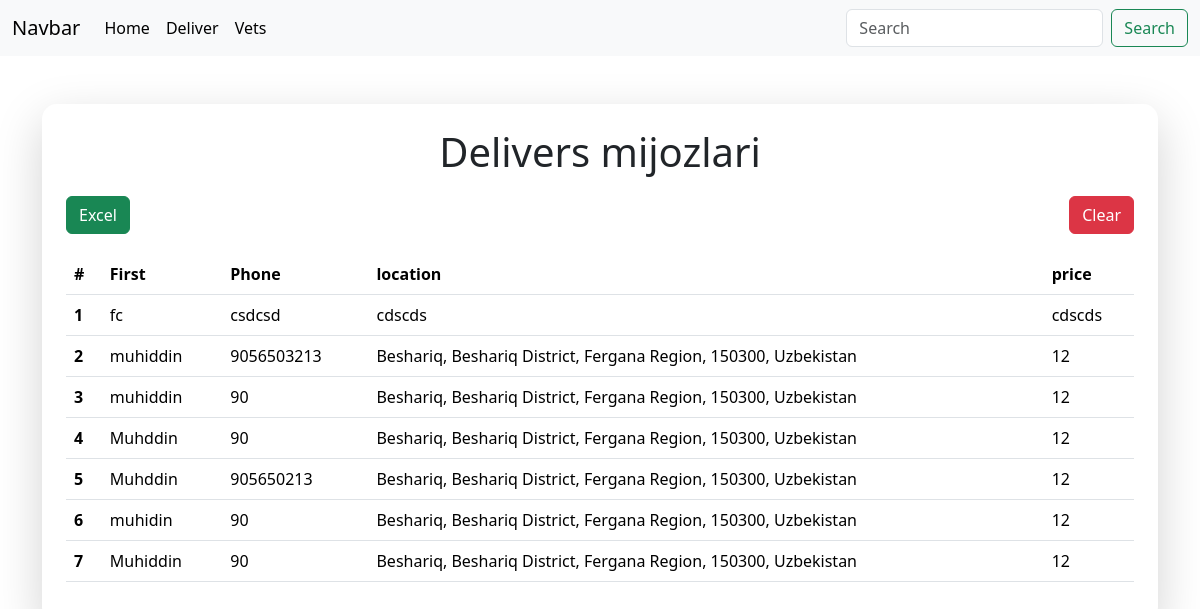
Page /delivers/ on the committed database.
### delivered/models.py (models this page shows, shortened)
class Delivered(models.Model):
    ISO_date = "2021-12-18"
    default_date = datetime.date.fromisoformat(ISO_date)
    delivered = models.ForeignKey(DeliverUsers, on_delete=models.Case)
    name = models.CharField(max_length=250)
    phone = models.CharField(max_length=250)
    location = models.CharField(max_length=250)
    price = models.CharField(max_length=250)
    img = models.TextField()
    comment_img = models.TextField()
    comment = models.CharField(max_length=400)
    create_at = models.DateField(auto_now_add=True)

### index/views.py (the view)
# urls.py: path('delivers/', delivers, name='delivres'),
def delivers(request):
    if request.method == "GET":
        delivers = Delivered.objects.all()
        context = {
            "delivers":delivers
        }
        return render(request, 'delivred.html', context)

### templates/delivred.html (shortened to what this page needs)
{% extends "base.html" %}
{% block content %}
<section>
    <div class="container">
        <div class="shadow-lg p-4 mt-5 round-10" style="border-radius: 15px;">
            <h1 class="text-center">Delivers mijozlari</h1>
            <div class="texe-center center">
                <a href="{% url 'delivred:excel' %}" class="btn btn-success">Excel</a>
                <a href="{% url 'delivred:clear' %}" class="btn btn-danger">Clear</a>
            </div>
            <table class="table">
                <thead>
                    <tr>
                        <th scope="col">#</th>
                        <th scope="col">First</th>
                        <th scope="col">Phone</th>
                        <th scope="col">location</th>
                        <th scope="col">price</th>
                    </tr>
                </thead>
                <tbody>
                    {% if delivers %}
                    {% for user in delivers %}
                    <tr>
                        <th scope="row">{{ user.id }}</th>
                        <td>{{ user.name }}</td>
                        <td>{{ user.phone }}</td>
                        <td>{{ user.location }}</td>
                        <td>{{ user.price }}</td>
                    </tr>
                    {% endfor %}
                    {% endif %}
                </tbody>
            </table>
        </div>
    </div>
</section>
{% endblock content %}

### templates/base.html (shortened to what this page needs)
<!DOCTYPE html>
<html lang="en">
<head>
    <link href="https://cdn.jsdelivr.net/npm/bootstrap@5.3.2/dist/css/bootstrap.min.css" rel="stylesheet"
>
</head>
<body>
    <nav class="navbar navbar-expand-lg bg-body-tertiary">
        <div class="container-fluid">
            <a class="navbar-brand" href="#">Navbar</a>
            <div class="collapse navbar-collapse" id="navbarSupportedContent">
                <ul class="navbar-nav me-auto mb-2 mb-lg-0">
                    <li class="nav-item">
                        <a class="nav-link active" aria-current="page" href="{% url 'index:home' %}">Home</a>
                    </li>
                    <li class="nav-item">
                        <a class="nav-link active" aria-current="page" href="{% url 'index:delivres' %}">Deliver</a>
                    </li>
                    <li class="nav-item">
                        <a class="nav-link active" aria-current="page" href="{% url 'index:vets' %}">Vets</a>
                    </li>
                </ul>
                <form class="d-flex" role="search">
                    <input class="form-control me-2" type="search" placeholder="Search" aria-label="Search">
                    <button class="btn btn-outline-success" type="submit">Search</button>
                </form>
            </div>
        </div>
    </nav>
    {% block content %}
    {% endblock content %}
</body>
</html>

### templates/delivred.html (style rules this page uses)
.center { display: flex; justify-content: space-between; margin: 20px 0; }

### rows in the picture
Delivered: id "1", name "fc", phone "csdcsd", location "cdscds", price "cdscds"
Delivered: id "2", name "muhiddin", phone "9056503213", location "Beshariq, Beshariq District, Fergana Region, 150300, Uzbekistan", price "12"
Delivered: id "3", name "muhiddin", phone "90", location "Beshariq, Beshariq District, Fergana Region, 150300, Uzbekistan", price "12"
Delivered: id "4", name "Muhddin", phone "90", location "Beshariq, Beshariq District, Fergana Region, 150300, Uzbekistan", price "12"
Delivered: id "5", name "Muhddin", phone "905650213", location "Beshariq, Beshariq District, Fergana Region, 150300, Uzbekistan", price "12"
Delivered: id "6", name "muhidin", phone "90", location "Beshariq, Beshariq District, Fergana Region, 150300, Uzbekistan", price "12"
Delivered: id "7", name "Muhiddin", phone "90", location "Beshariq, Beshariq District, Fergana Region, 150300, Uzbekistan", price "12"
